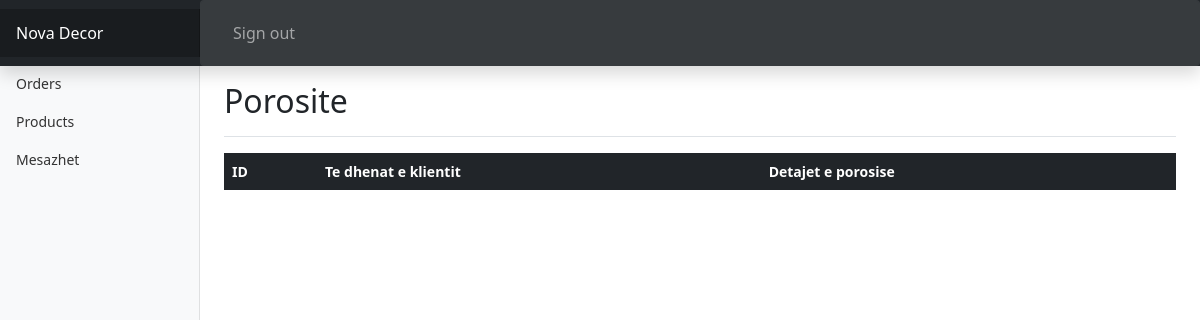
/login/admin/orders.php (signed in), run on an earlier commit of the app's database.
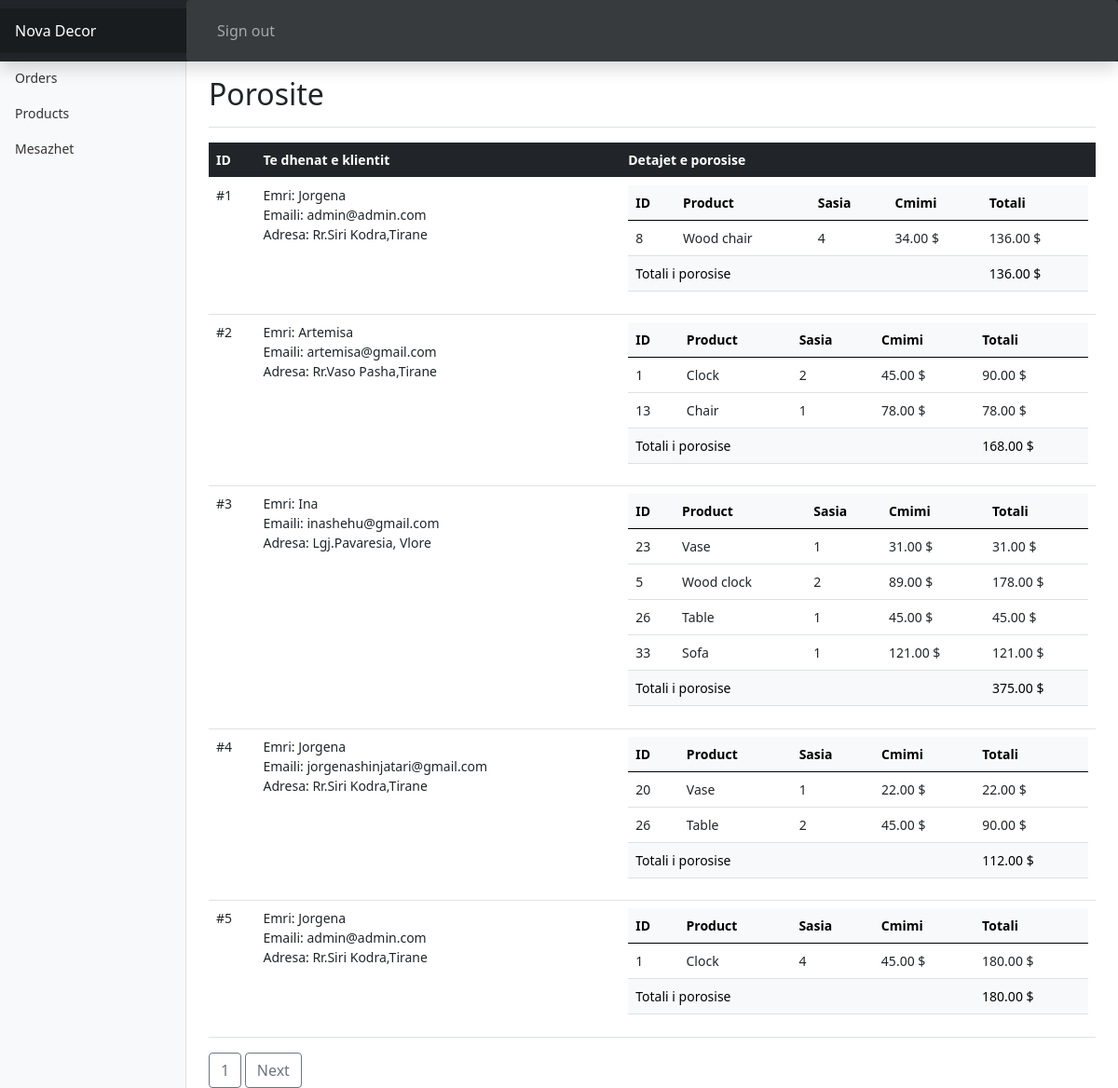
And on a later commit of the database.
### tables this page shows
CREATE TABLE `orders` (
  `id` int(11) NOT NULL,
  `name` varchar(255) NOT NULL,
  `email` varchar(255) NOT NULL,
  `address` varchar(255) NOT NULL,
  `total_price` float(6,2) NOT NULL DEFAULT 0.00,
  `order_status` varchar(255) NOT NULL,
  `created_at` datetime DEFAULT NULL
);

CREATE TABLE `order_details` (
  `id` int(11) NOT NULL,
  `order_id` int(11) DEFAULT NULL,
  `product_id` int(11) DEFAULT NULL,
  `product_name` varchar(50) DEFAULT NULL,
  `product_price` float(6,2) DEFAULT NULL,
  `qty` int(11) DEFAULT NULL,
  `total_price` double(6,2) DEFAULT NULL
);

### login/admin/orders.php (the view, shortened to what this page needs)
<?php
include "../includes/connect.php";
if(isset($_GET['page'])){
  $page=$_GET['page'];
}
else{$page=1;}
$num_per_page=5;
$start_from=($page-1)*$num_per_page;
$query="SELECT * FROM orders limit $start_from,$num_per_page";
$result=mysqli_query($conn,$query);
?>
<!doctype html>
<html lang="en">
  <head>
</head>
<body>
    <?php include 'headers.php'?>
<div class="container-fluid">
  <div class="row">
    <?php include 'sidebars.php'?>
    <main class="col-md-9 ms-sm-auto col-lg-10 px-md-4">
      <div class="d-flex justify-content-between flex-wrap flex-md-nowrap align-items-center pt-3 pb-2 mb-3 border-bottom">
        <h1 class="h2">Porosite</h1>
      </div>
 <div class="table-responsive">
  <table class="table table-responsive">
   <thead  class="table-dark">
    <tr>
      <th scope="col">ID</th>
      <th scope="col">Te dhenat e klientit</th>
      <th scope="col">Detajet e porosise</th>
    </tr>
  </thead>
  <tbody>
    <?php while($row = mysqli_fetch_assoc($result)){
      $id=$row['id'];?>
    <tr>
            <td>#<?php echo $id; ?></td>
            <td>
              Emri: <?php echo $row['name']; ?><br>
              Emaili: <?php echo $row['email']; ?><br>
              Adresa: <?php echo $row['address']; ?>
            </td>
            <td>
            <table class="table">
            <thead class="table-light">
              <tr>
                  <th scope="col">ID</th>
                  <th scope="col">Product</th>
                  <th scope="col">Sasia</th>
                  <th scope="col">Cmimi</th>
                  <th scope="col">Totali</th>
              </tr>
            </thead>
            <tbody>
            <tbody>
            <?php
            $query1="SELECT * FROM order_details where order_id=$id";
            $result1=mysqli_query($conn,$query1);
             while($row1 = mysqli_fetch_assoc($result1)){ ?>
             <tr>
             <td><?php echo $row1['product_id']; ?></td>
             <td><?php echo $row1['product_name']; ?></td>
             <td><?php echo $row1['qty']; ?></td>
             <td><?php echo $row1['product_price']; ?> $</td>
             <td><?php echo $row1['total_price']; ?> $</td>
             </tr>
            <?php  }?>
            <tr class="table-light">
            <td colspan="4" >Totali i porosise</td>
            <td><?php echo $row['total_price'];?> $</td>
             </tbody>
             </table>
          </td>
    </tr>
     <?php } ?>
  </tbody>
</table>
</div>
<?php
    $pr_query="SELECT * FROM orders";
    $pr_result=mysqli_query($conn,$pr_query);
    $total_record=mysqli_num_rows($pr_result);
    $total_page=ceil($total_record/$num_per_page);
    for($i=1;$i<$total_page;$i++){
       echo"<a href='orders.php?page=".$i."' class='btn btn-outline-secondary'>$i</a>&nbsp;" ;
    }
    if($i>$page ){
        echo"<a href='orders.php?page=".($page+1)."' class='btn btn-outline-secondary'>Next</a>&nbsp;" ;
    }
    ?>
    </main>
  </div>
</div>
  </body>
</html>

### login/admin/headers.php (shortened to what this page needs)
<!DOCTYPE html>
<html lang="en">
<head>
  <link href="https://cdn.jsdelivr.net/npm/bootstrap@5.0.2/dist/css/bootstrap.min.css" rel="stylesheet">
    <link rel="stylesheet" href="https://cdnjs.cloudflare.com/ajax/libs/font-awesome/6.2.1/css/all.min.css" />
    <link href="../../css/dashboard.css" rel="stylesheet">
</head>
<body>
<header class="navbar navbar-dark sticky-top bg-dark flex-md-nowrap p-0 shadow">
  <a class="navbar-brand col-md-3 col-lg-2 me-0 px-3 fs-6" href="products.php">Nova Decor</a>
  <div class="navbar-nav form-control form-control-dark">
    <div class="nav-item text-nowrap">
      <a class="nav-link px-3" href="../includes/logout.php">Sign out</a>
    </div>
  </div>
</header>
</body>
</html>

### login/admin/sidebars.php (shortened to what this page needs)
<nav id="sidebarMenu" class="col-md-3 col-lg-2 d-md-block bg-light sidebar collapse">
      <div class="position-sticky pt-3 sidebar-sticky">
        <ul class="nav flex-column">
          <li class="nav-item">
            <a class="nav-link" href="orders.php">
              Orders
            </a>
          </li>
          <li class="nav-item">
            <a class="nav-link" href="products.php">
              Products
            </a>
          </li>
          <li class="nav-item">
            <a class="nav-link" href="messages.php">
              Mesazhet
            </a>
          </li>
        </ul>
      </div>
    </nav>

### css/dashboard.css (style rules this page uses)
body { font-size: .875rem; }
.sidebar { position: fixed; top: 0; bottom: 0; left: 0; z-index: 100; padding: 48px 0 0; box-shadow: inset -1px 0 0 rgba(0, 0, 0, .1); }
.sidebar-sticky { height: calc(100vh - 48px); overflow-x: hidden; overflow-y: auto; }
.sidebar .nav-link { font-weight: 500; color: #333; }
.navbar-brand { padding-top: .75rem; padding-bottom: .75rem; background-color: rgba(0, 0, 0, .25); box-shadow: inset -1px 0 0 rgba(0, 0, 0, .25); }
.navbar .form-control { padding: .75rem 1rem; }
.form-control-dark { color: #fff; background-color: rgba(255, 255, 255, .1); border-color: rgba(255, 255, 255, .1); }

What changed in the data, as far as the page shows it:
added orders: id "1", name "Jorgena", email "admin@admin.com", address "Rr.Siri Kodra,Tirane", total_price "136.00"
added order_details: product "8", product_name "Wood chair", qty "4", product_price "34.00", total_price "136.00", shown under "1"
added orders: id "2", name "Artemisa", email "artemisa@gmail.com", address "Rr.Vaso Pasha,Tirane", total_price "168.00"
added order_details: product "1", product_name "Clock", qty "2", product_price "45.00", total_price "90.00"
added order_details: product "13", product_name "Chair", qty "1", product_price "78.00", total_price "78.00", shown under "2"
added orders: id "3", name "Ina", email "inashehu@gmail.com", address "Lgj.Pavaresia, Vlore", total_price "375.00"
added order_details: product "23", product_name "Vase", qty "1", product_price "31.00", total_price "31.00", shown under "3"
added order_details: product "5", product_name "Wood clock", qty "2", product_price "89.00", total_price "178.00", shown under "3"
added order_details: product "26", product_name "Table", qty "1", product_price "45.00", total_price "45.00", shown under "3"
added order_details: product "33", product_name "Sofa", qty "1", product_price "121.00", total_price "121.00", shown under "3"
added orders: id "4", name "Jorgena", email "jorgenashinjatari@gmail.com", address "Rr.Siri Kodra,Tirane", total_price "112.00"
added order_details: product "20", product_name "Vase", qty "1", product_price "22.00", total_price "22.00", shown under "4"
added order_details: product "26", product_name "Table", qty "2", product_price "45.00", total_price "90.00", shown under "4"
added orders: id "5", name "Jorgena", email "admin@admin.com", address "Rr.Siri Kodra,Tirane", total_price "180.00"
added order_details: product "1", product_name "Clock", qty "4", product_price "45.00", total_price "180.00", shown under "5"
Also different on the page:
new list line: "1"
text now shown: "Next"
